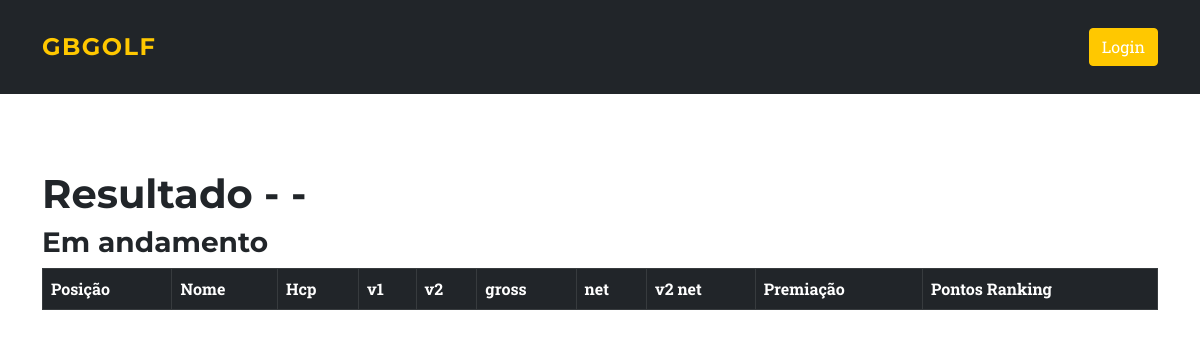
Before: /torneio/apuracao/1/resultado with the older database file.
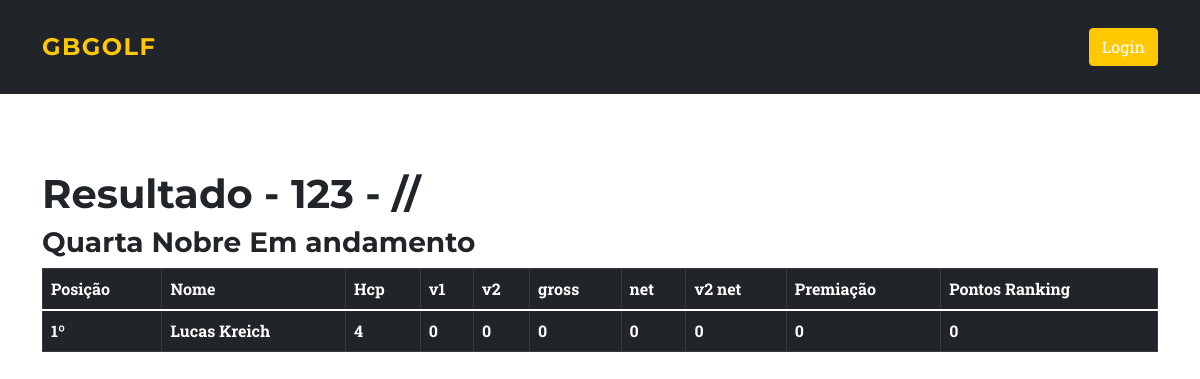
After: the same page with the newer database file.
### main.py (models this page shows)
class Torneios(db.Model):
    clube_id = db.Column(db.Integer)
    id = db.Column(db.Integer, primary_key=True)
    name = db.Column(db.String(1000))
    date = db.Column(db.String(100))
    date_br = db.Column(db.String(100))
    type = db.Column(db.String(100))
    cat = db.Column(db.String(100))
    tees_saida = db.Column(db.String(100))
    encerrado = db.Column(db.String(100))

class Torneio_atual(db.Model):
    clube_id = db.Column(db.Integer)
    id = db.Column(db.Integer, primary_key=True)
    torneio_id = db.Column(db.String(100))
    jogador_id = db.Column(db.String(100))
    jogador = db.Column(db.String(100))
    tee_saida = db.Column(db.String(100))
    hcp = db.Column(db.Integer)
    cat = db.Column(db.String(100))
    juv = db.Column(db.String(100))
    senior = db.Column(db.String(100))
    b_saida = db.Column(db.String(100))
    pago = db.Column(db.String(100))
    b1 = db.Column(db.Integer, default=0)
    b2 = db.Column(db.Integer, default=0)
    b3 = db.Column(db.Integer, default=0)
    b4 = db.Column(db.Integer, default=0)
    b5 = db.Column(db.Integer, default=0)
    b6 = db.Column(db.Integer, default=0)
    b7 = db.Column(db.Integer, default=0)
    b8 = db.Column(db.Integer, default=0)
    b9 = db.Column(db.Integer, default=0)
    b10 = db.Column(db.Integer, default=0)
    b11 = db.Column(db.Integer, default=0)
    b12 = db.Column(db.Integer, default=0)
    b13 = db.Column(db.Integer, default=0)
    b14 = db.Column(db.Integer, default=0)
    b15 = db.Column(db.Integer, default=0)
    b16 = db.Column(db.Integer, default=0)
    b17 = db.Column(db.Integer, default=0)
    b18 = db.Column(db.Integer, default=0)
    v1_gross = db.Column(db.Integer, default=0)
    v2_gross = db.Column(db.Integer, default=0)
    total_gross = db.Column(db.Integer, default=0)
    total_net = db.Column(db.Integer, default=0)
    v2_net = db.Column(db.Integer, default=0)
    ult_6b_net = db.Column(db.Integer, default=0)
    ult_3b_net = db.Column(db.Integer, default=0)
    ult_b_net = db.Column(db.Integer, default=0)
    ganhos = db.Column(db.Integer, default=0)
    pt_rkg = db.Column(db.Integer, default=0)
    obs = db.Column(db.String(100))

### main.py (the view)
@ app.route('/torneio/apuracao/<id>/resultado')
def resultado_apuracao(id):
    t = Torneios.query.filter_by(id=id).first()
    torneio = Torneio_atual.query.filter_by(
        torneio_id=id).order_by(Torneio_atual.total_net, Torneio_atual.v2_net, Torneio_atual.ult_6b_net, Torneio_atual.ult_3b_net, Torneio_atual.ult_b_net).all()
    return render_template('resultado_apuracao.html',
                           title='resultado',
                           t=t, torneio=torneio)

### templates/resultado_apuracao.html (shortened to what this page needs)
{% extends "base.html" %}
{% block content %}
<div class="box_left">
    <div class="jog_cad">
        <h1 style="padding-top:50px">Resultado - {{t.name}} - {{t.date_br}}</h1>
        {% if t.encerrado == "sim" %}
        <h3>{{t.type}} Finalizada</h3>
        {%else%}
        <h3>{{t.type}} Em andamento</h3>
        {%endif%}
        <table class="table table-dark table-bordered ">
            <thead class="thead-dark">
                <tr>
                    <th scope="col">Posição</th>
                    <th scope="col">Nome</th>
                    <th scope="col">Hcp</th>
                    <th scope="col">v1</th>
                    <th scope="col">v2</th>
                    <th scope="col">gross</th>
                    <th scope="col">net</th>
                    <th scope="col">v2 net</th>
                    <th scope="col">Premiação</th>
                    <th scope="col">Pontos Ranking</th>
                </tr>
            </thead>
            <tbody>
                {% for row in torneio %}
                <tr>
                    <th scope="row">{{loop.index}}º</th>
                    <th scope="row">{{row.jogador}}
                    </th>
                    <th scope="row">{{row.hcp}}</th>
                    <th scope="row">{{row.v1_gross}}</th>
                    <th scope="row">{{row.v2_gross}}</th>
                    <th scope="row">{{row.total_gross}}</th>
                    <th scope="row">{{row.total_net}}</th>
                    <th scope="row">{{row.v2_net}}</th>
                    <th scope="row">{{row.ganhos}}</th>
                    <th scope="row">{{row.pt_rkg}}</th>
                    {% endfor %}
            </tbody>
    </div>
</div>
{% endblock %}

### templates/base.html (shortened to what this page needs)
<!DOCTYPE html>
<html lang="pt-BR">
<head>
    <link href="/static/css/styles.css" rel="stylesheet" />
</head>
<body id="page-top">
    <nav class="navbar navbar-expand-lg navbar-light fixed-top" id="mainNav">
        <div class="container">
            <a class="navbar-brand" href="/costao">GBGolf</a>
            {% if logged_in %}
            <div class="collapse navbar-collapse" id="navbarResponsive">
                <ul class="navbar-nav text-uppercase ms-auto py-4 py-lg-0">
                    <li class="nav-item"><a class="nav-link" href="/jogadores">Jogadores</a></li>
                    <li class="nav-item"><a class="nav-link" href="/criartorneio">Torneios</a></li>
                    <li style="padding-right:30px" class="nav-item"><a class="nav-link"
                            href="/torneio/apuracao/ranking">Ranking</a>
                    </li>
                </ul>
                <ul class=" nav nav-pills justify-content-end">
                    <li>
                        <a class=" btn btn-primary" s href="{{ url_for('logout') }}" tabindex="-1"
                            aria-current="page">Logout</a>
                    </li>
                </ul>
                {%else%}
                <ul class="nav nav-pills justify-content-end">
                    <li>
                        <a class="btn btn-primary" href="{{ url_for('login') }}" tabindex="-1"
                            aria-current="page">Login</a>
                    </li>
                </ul>
            </div>
            {%endif%}
    </nav>
    <div class="container" style="padding-top:120px">
        {% block content %}
        {% endblock %}
    </div>
</body>
</html>

Changed rows visible on the page:
added Torneios: name "123", date_br "//", type "Quarta Nobre"
added Torneio_atual: jogador "Lucas Kreich", hcp "4", v1_gross "0", v2_gross "0", total_gross "0", total_net "0", v2_net "0", ganhos "0", pt_rkg "0"
